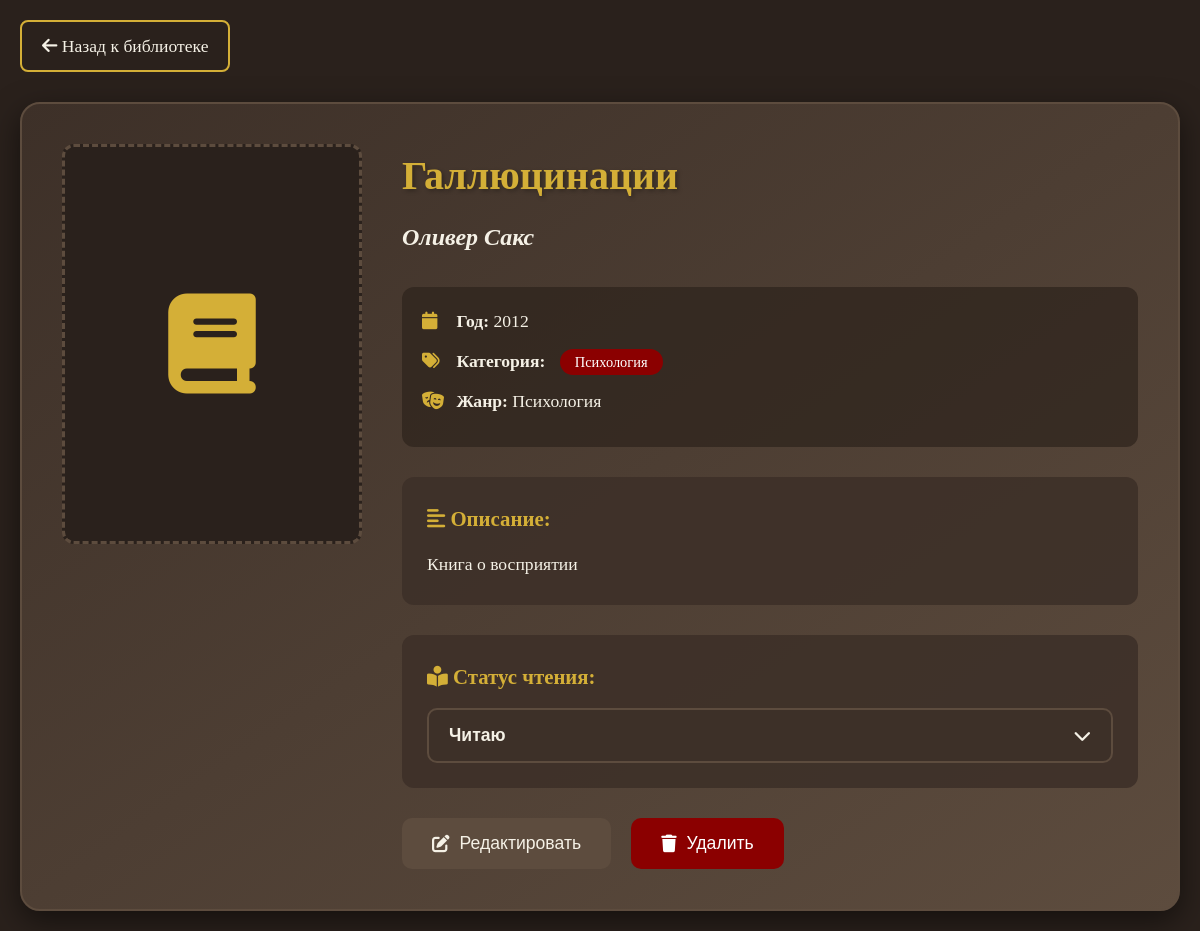
The page /book/2 on the database its author committed.
### tables this page shows
CREATE TABLE books
                 (id INTEGER PRIMARY KEY AUTOINCREMENT,
                  title TEXT NOT NULL,
                  author TEXT NOT NULL,
                  year INTEGER,
                  genre TEXT,
                  category TEXT NOT NULL,
                  description TEXT,
                  cover TEXT,
                  is_read BOOLEAN DEFAULT FALSE, reading_status TEXT DEFAULT 'unread');

### app.py (the view)
@app.route('/book/<int:book_id>')
def book_detail(book_id):
    conn = get_db_connection()
    book = conn.execute('SELECT * FROM books WHERE id = ?', (book_id,)).fetchone()
    conn.close()
    if not book:
        return "Книга не найдена", 404
    return render_template('book_detail.html', book=book)

### app.py (called while the page is built)
def get_db_connection():
    conn = sqlite3.connect(DATABASE)
    conn.row_factory = sqlite3.Row
    return conn

### templates/book_detail.html (shortened to what this page needs)
<!DOCTYPE html>
<html lang="ru">
<head>
    <link rel="stylesheet" href="{{ url_for('static', filename='style.css') }}">
    <link rel="stylesheet" href="{{ url_for('static', filename='book_detail.css') }}">
    <link rel="stylesheet" href="https://cdnjs.cloudflare.com/ajax/libs/font-awesome/6.4.0/css/all.min.css">
</head>
<body>
    <div class="container">
        <a href="{{ url_for('index') }}" class="back-link">
            <i class="fas fa-arrow-left"></i> Назад к библиотеке
        </a>
        <div class="book-detail-card">
            <div class="detail-cover">
                {% if book['cover'] %}
                    <img src="{{ book['cover'] }}" alt="{{ book['title'] }}" class="detail-image">
                {% else %}
                    <div class="detail-placeholder">
                        <i class="fas fa-book"></i>
                    </div>
                {% endif %}
            </div>
            <div class="detail-info">
                <h1 class="detail-title">{{ book.title }}</h1>
                <h2 class="detail-author">{{ book.author }}</h2>
                <div class="detail-meta">
                    {% if book.year %}
                    <div class="meta-item">
                        <i class="fas fa-calendar"></i>
                        <strong>Год:</strong> {{ book.year }}
                    </div>
                    {% endif %}
                    <div class="meta-item">
                        <i class="fas fa-tags"></i>
                        <strong>Категория:</strong>
                        <span class="detail-category">{{ book.category }}</span>
                    </div>
                    {% if book.genre %}
                    <div class="meta-item">
                        <i class="fas fa-theater-masks"></i>
                        <strong>Жанр:</strong> {{ book.genre }}
                    </div>
                    {% endif %}
                </div>
                {% if book.description %}
                <div class="detail-description">
                    <h3><i class="fas fa-align-left"></i> Описание:</h3>
                    <p>{{ book.description }}</p>
                </div>
                {% else %}
                <div class="detail-description">
                    <h3><i class="fas fa-align-left"></i> Описание:</h3>
                    <p style="color: #888; font-style: italic;">Описание отсутствует</p>
                </div>
                {% endif %}
                <div class="reading-status-dropdown">
                    <h3><i class="fas fa-book-reader"></i> Статус чтения:</h3>
                    <div class="dropdown">
                        <button class="dropdown-btn" onclick="toggleDropdown()">
                            <span id="current-status">
                                {% if book.reading_status == 'reading' %}Читаю
                                {% elif book.reading_status == 'finished' %}Прочитано
                                {% elif book.reading_status == 'dropped' %}Брошено
                                {% else %}Не прочитано
                                {% endif %}
                            </span>
                            <i class="fas fa-chevron-down"></i>
                        </button>
                    </div>
                </div>
                <div class="detail-actions">
                    <button class="btn-edit" onclick="location.href='/book/{{ book.id }}/edit'">
                        <i class="fas fa-edit"></i> Редактировать
                    </button>
                    <button class="btn-delete" onclick="if(confirm('Удалить эту книгу?')) location.href='/book/{{ book.id }}/delete'">
                        <i class="fas fa-trash"></i> Удалить
                    </button>
                </div>
            </div>
        </div>
    </div>
</body>
</html>

### static/style.css (style rules this page uses)
:root { --dark-brown: #2a211c; --medium-brown: #3d3028; --light-brown: #5d4c3e; --burgundy: #8b0000; --light-burgundy: #a52a2a; --gold: #d4af37; --cream: #f5f1e6; }
* { margin: 0; padding: 0; box-sizing: border-box; }
body { font-family: 'Georgia', serif; background-color: var(--dark-brown); color: var(--cream); line-height: 1.6; padding: 20px; min-height: 100vh; }
.container { max-width: 1200px; margin: 0 auto; }
a { text-decoration: none !important; color: inherit !important; }
.back-btn, .back-link { text-decoration: none !important; }

### static/book_detail.css (style rules this page uses)
.book-detail-card { background: linear-gradient(145deg, var(--medium-brown), var(--light-brown)); border-radius: 20px; padding: 40px; display: flex; gap: 40px; border: 2px solid var(--light-brown); box-shadow: 0 10px 30px rgba(0,0,0,0.5); }
.detail-cover { flex: 0 0 300px; }
.detail-placeholder { width: 100%; height: 400px; background: var(--dark-brown); border-radius: 12px; display: flex; align-items: center; justify-content: center; color: var(--gold); font-size: 100px; border: 3px dashed var(--light-brown); }
.detail-info { flex: 1; }
.detail-title { color: var(--gold); font-size: 2.5rem; margin-bottom: 10px; text-shadow: 2px 2px 4px rgba(0,0,0,0.3); }
.detail-author { color: var(--cream); font-size: 1.5rem; margin-bottom: 30px; font-style: italic; }
.detail-meta { background: rgba(45, 35, 28, 0.7); padding: 20px; border-radius: 12px; margin-bottom: 30px; }
.meta-item { margin-bottom: 12px; font-size: 1.1rem; color: var(--cream); }
.meta-item i { color: var(--gold); margin-right: 10px; width: 20px; }
.detail-category { background: var(--burgundy); color: white; padding: 5px 15px; border-radius: 20px; font-size: 0.9rem; margin-left: 10px; }
.detail-description { background: rgba(61, 48, 40, 0.9); padding: 25px; border-radius: 12px; margin-bottom: 30px; }
.detail-description h3 { color: var(--gold); margin-bottom: 15px; font-size: 1.3rem; }
.detail-description p { color: var(--cream); line-height: 1.7; font-size: 1.1rem; }
.detail-actions { display: flex; gap: 20px; margin-top: 10px; }
.btn-edit, .btn-delete { padding: 15px 30px; border: none; border-radius: 10px; font-size: 1.1rem; cursor: pointer; display: flex; align-items: center; gap: 10px; transition: 0.3s; }
.btn-edit { background: var(--light-brown); color: var(--cream); }
.btn-delete { background: #8b0000; color: white; }
.back-link { display: inline-block; margin-bottom: 30px; color: var(--gold); text-decoration: none; font-size: 1.1rem; padding: 10px 20px; border: 2px solid var(--gold); border-radius: 8px; transition: 0.3s; }
a { text-decoration: none; color: inherit; }
.reading-status-dropdown { background: rgba(61, 48, 40, 0.9); padding: 25px; border-radius: 12px; margin-bottom: 30px; }
.reading-status-dropdown h3 { color: var(--gold); margin-bottom: 15px; font-size: 1.3rem; }
.dropdown { position: relative; display: inline-block; width: 100%; }
.dropdown-btn { width: 100%; padding: 15px 20px; background: var(--medium-brown); border: 2px solid var(--light-brown); border-radius: 10px; color: var(--cream); font-size: 1.1rem; font-weight: bold; cursor: pointer; display: flex; justify-content: space-between; align-items: center; transition: all 0.3s; }
.dropdown-btn i { transition: transform 0.3s; }

### rows shown on the page
books: title "Галлюцинации", author "Оливер Сакс", year "2012", category "Психология", genre "Психология", description "Книга о восприятии"
